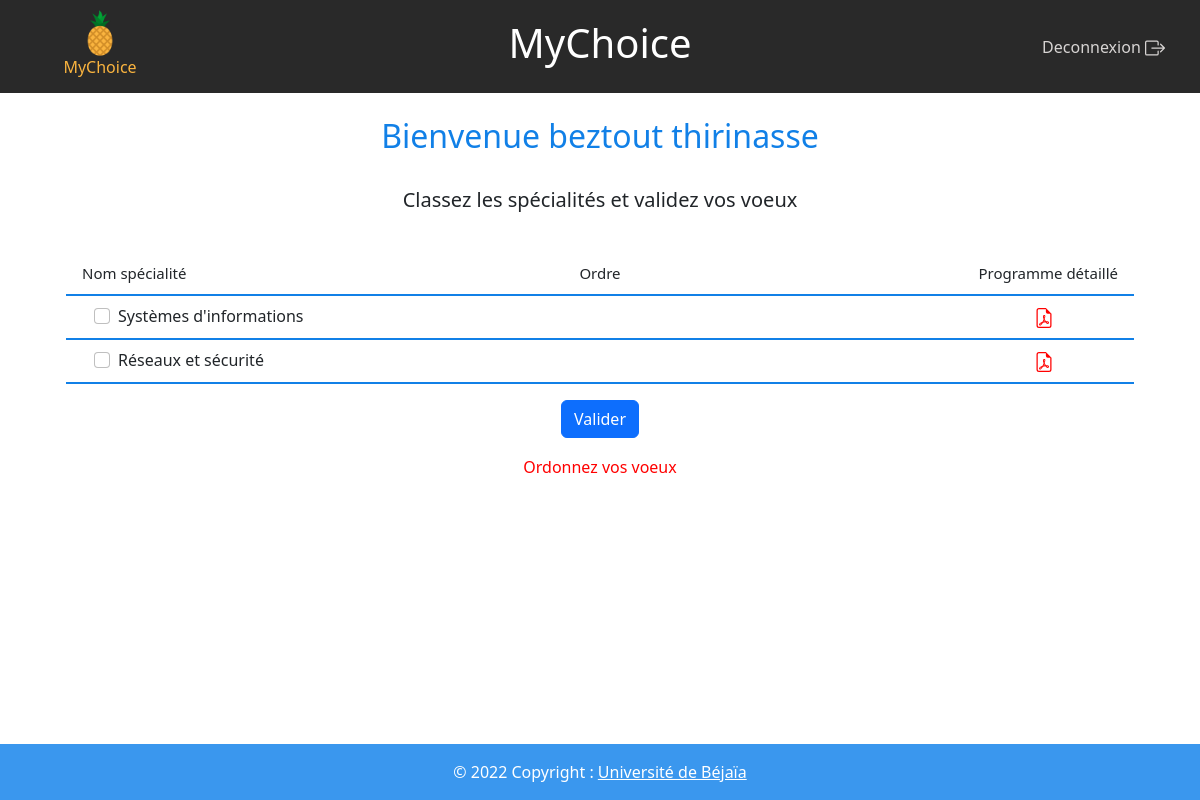
Screenshot of /mafiche (signed in) with the database file from the repository.
### tables this page shows
CREATE TABLE Utilisateur (
	idUser int NOT NULL AUTO_INCREMENT ,
	nom varchar(30) NOT NULL,
	prenom varchar(30) NOT NULL,
	dateNaiss date NOT NULL,
	email varchar(90) NOT NULL UNIQUE,
	password varchar(40) NOT NULL,
	isAdmin boolean NOT NULL default false,
	userType varchar(30) NOT NULL default 'etd',
	licenceTrois boolean default false,
	anneeCourante int,
	specialiteCourante int,
	specialiteFuture int,
	
	CONSTRAINT pk_utilisateur PRIMARY KEY (idUser),
	CONSTRAINT fk_utilisateur_anneeEtud FOREIGN KEY(anneeCourante) REFERENCES AnneeEtud(idAnneeEtud) ON DELETE SET NULL ON UPDATE CASCADE,
	CONSTRAINT fk_utilisateur_specialite1 FOREIGN KEY(specialiteCourante) REFERENCES Specialite(idSpecialite) ON DELETE SET NULL ON UPDATE CASCADE,
	CONSTRAINT fk_utilisateur_specialite2 FOREIGN KEY(specialiteFuture) REFERENCES Specialite(idSpecialite) ON DELETE SET NULL ON UPDATE CASCADE
	
	) AUTO_INCREMENT=1000 ,;

CREATE TABLE Specialite (
	idSpecialite int NOT NULL AUTO_INCREMENT,
	nomSpecialite varchar(100) NOT NULL,
	anneeDebut int,
	programme varchar(255),
	
	CONSTRAINT pk_specialite PRIMARY KEY (idSpecialite),
	CONSTRAINT fk_specialite_Voeux FOREIGN KEY(anneeDebut) REFERENCES AnneeEtud(idAnneeEtud) ON DELETE SET NULL ON UPDATE CASCADE
	);

### queries/utilisateurs.php (called while the page is built, shortened)
<?php
    include_once __DIR__.'/../Model/connexionBDD.php';
    include_once __DIR__.'/../queries/fiches.php';
    include_once __DIR__.'/../queries/moyenne.php';
    include_once __DIR__.'/../queries/voeux.php';
    function getUserById($id) {
        global $bdd;
        try {
            $request = $bdd->prepare("SELECT * FROM Utilisateur WHERE idUser=?");
            $request->execute(array($id));
            $result = $request->fetch(PDO::FETCH_OBJ);
            return $result;
        } catch (PDOException $e) {
            echo $e;
        }
    }
?>

### queries/fiches.php (called while the page is built, shortened)
<?php
    include_once __DIR__.'/../Model/connexionBDD.php';
    include_once __DIR__.'/../queries/utilisateurs.php';
function getFichesBySpecialite($specia) {
    global $bdd;
    try {
        $request = $bdd->prepare("SELECT * FROM FicheVoeux WHERE Destination=?");
        $request->execute(array($specia));
        $result = $request->fetchAll(PDO::FETCH_OBJ);
        return $result;
    } catch (PDOException $e) {
        echo $e;
    }
}
function getSpecialitesOfFiche($fiche) {
    global $bdd;
    try {
        $request = $bdd->prepare("SELECT * FROM SpecialiteFiche WHERE idFiche=?");
        $request->execute(array($fiche));
        $result = $request->fetchAll(PDO::FETCH_OBJ);
        return $result;
    } catch (PDOException $e) {
        echo $e;
    }
}
?>

### queries/voeux.php (called while the page is built, shortened)
<?php
    include_once __DIR__.'/../Model/connexionBDD.php';
function getVoeuxByUserFiche($idUser,$idFiche) {
    global $bdd;
    try {
        $request = $bdd->prepare("SELECT idSpecialite,ordre FROM Voeux WHERE idUser=? AND idFiche=?");
        $request->execute(array($idUser,$idFiche));
        $result = $request->fetchAll(PDO::FETCH_OBJ);
        return $result;
    } catch (PDOException $e) {
        echo $e;
    }
}
?>

### queries/specialite.php (called while the page is built, shortened)
<?php
    include_once __DIR__.'/../Model/connexionBDD.php';
function getNomSpecialite($id){
    global $bdd;
    try {
        $request = $bdd->prepare("SELECT nomSpecialite FROM specialite WHERE idSpecialite=?");
        $request->execute(array($id));
        $result = $request->fetch(PDO::FETCH_OBJ);
        return $result->nomSpecialite;
    } catch (PDOException $e) {
        echo $e;
    }
}
function getProgrammeSpecialite($id) {
    global $bdd;
    try {
        $request = $bdd->prepare("SELECT programme FROM specialite WHERE idSpecialite=?");
        $request->execute(array($id));
        $result = $request->fetch(PDO::FETCH_OBJ);
        return $result->programme;
    } catch (PDOException $e) {
        echo $e;
    }
}
?>

### mafiche/index.php (the view, shortened to what this page needs)
<?php
include_once '../Controller/specialites.php';
include_once '../queries/utilisateurs.php';
include_once '../queries/fiches.php';
include_once '../queries/specialite.php';
include_once '../queries/voeux.php';
$errorMsg = "";
$idUser = $_SESSION['id'];
$today = date('Y-m-d');
$user = getUserById($idUser);
$nomUser = $user->nom;
$prenomUser = $user->prenom;
$SpeciaUser = $user->specialiteCourante;
$ficheVoeux =  getFichesBySpecialite($SpeciaUser);
global $fiche;
$listSpecialite = [];
foreach ($ficheVoeux as $f) {
    if ($today >= $f->DateDebut && $today <= $f->DateFin) {
        $fiche = $f;
        $i = 1;
        $specias = getSpecialitesOfFiche($f->idFiche);
        foreach ($specias as $s) {
            $listSpecialite[$i] = [$s->idSpecialite, getProgrammeSpecialite($s->idSpecialite)];
            $i++;
        }
        $trouve = true;
        break;
    }
}
$dejaValide = (int)getVoeuxByUserFiche($idUser, $fiche->idFiche);
$allOk = false;
if (!$dejaValide) {
    $isset = true;
    foreach ($listSpecialite as $spec) {
        if (!isset($_POST['ordre' . $spec[0]]) || $_POST['ordre' . $spec[0]] == '') {
            $isset = false;
            break;
        }
    }
    if ($isset) {
        $listValueSpecia = [];
        foreach ($listSpecialite as $spec) {
            array_push($listValueSpecia, $_POST['ordre' . $spec[0]]);
        }
        $setValueSpecia = array_unique($listValueSpecia);
        if (sizeof($setValueSpecia) == sizeof($listValueSpecia)) {
            $i = 1;
            $sum1 = 0;
            while ($i <= sizeof($listValueSpecia)) {
                $sum1 += $i;
                $i++;
            }
            $sum2 = 0;
            foreach ($listValueSpecia as $v) {
                $sum2 += intval($v);
            }
            if ($sum1 == $sum2 && $sum1>0) {
                $allOk = true;
            } elseif ($sum1>0){
                $errorMsg = 'Vous avez introduis des chiffres erronés';
            }
        } elseif (sizeof($setValueSpecia)>0) {
            $errorMsg = 'Vous avez introduit des spécialités ayant le même ordre';
        }
        if ($allOk) {
            $ordreSpecialite = [];
            foreach ($listSpecialite as $s) {
                $tmp = [$s[0], $_POST['ordre' . $s[0]]];
                array_push($ordreSpecialite, $tmp);
            }
            insertVoeux($idUser, $fiche->idFiche, $ordreSpecialite);
             if(ficheAchevee($fiche->idFiche)) {
                 orienterEtudiants($fiche->idFiche);
             }
            header('location:.');
        }
    } else {
        $errorMsg = 'Ordonnez vos voeux';
    }
}
?>
<!DOCTYPE html>
<html lang="en">
<head>
    <link rel="stylesheet" href="../bootstrap/css/bootstrap.css">
    <link rel="stylesheet" href="../styles/mafiche.css">
</head>
<body>
    <div class="container-fluid monNavBar">
        <nav class="monNavBar row navbar">
            <div class="col-2 col-sm-2 d-flex justify-content-center align-items-center row mx-auto">
                <div class="col-12 text-center"><img src="../img/ananas.png" width="50" height="50" class="d-inline-block align-top" alt=""></div>
                <div class="titre-logo col-12">
                    <h6 class="text-center">MyChoice</h6>
                </div>
            </div>
            <div class="col-4 col-sm-8">
                <h1 class="d-none d-sm-block titre-page-connexion text-center">MyChoice</h1>
            </div>
            <div class="col-6 col-sm-2 text-center">
                <a class="nav-link deconnect" href="http:\\myChoice\Controller\deconnexion.php">
                    Deconnexion </a>
            </div>
        </nav>
    </div>
    <div class="container py-4 text-center">
        <h2 class="titrePage">Bienvenue <?= $nomUser . ' ' . $prenomUser ?></h2>
    </div>
    <?php
    if ($dejaValide) {
        afficherDejaValide($idUser);
    } else {
        remplirSpecialiteFiche();
    }
    ?>
    <h6 class="msgError mt-1 mb-3 text-center" id="errorMsgAddFiche"><?= $errorMsg ?></h6>
    <?php include_once '../View/footer.php' ?>
</body>
</html>

### Controller/specialites.php (shortened to what this page needs)
<?php
include_once __DIR__.'/../queries/specialite.php';
function remplirSpecialiteFiche() {
    global $listSpecialite;
    global $trouve;
        if ($trouve && !$listSpecialite) {
        echo '<div class="container d-flex justify-content-center align-items-center monContainer flex-column shadow-lg p-3 mb-5 bg-body rounded">
        <div  class="mb-3">
            <svg xmlns="http://www.w3.org/2000/svg" width="30" height="30" fill="rgb(17, 128, 231)" class="bi bi-info-circle-fill" viewBox="0 0 16 16">
                <path d="M8 16A8 8 0 1 0 8 0a8 8 0 0 0 0 16zm.93-9.412-1 4.705c-.07.34.029.533.304.533.194 0 .487-.07.686-.246l-.088.416c-.287.346-.92.598-1.465.598-.703 0-1.002-.422-.808-1.319l.738-3.468c.064-.293.006-.399-.287-.47l-.451-.081.082-.381 2.29-.287zM8 5.5a1 1 0 1 1 0-2 1 1 0 0 1 0 2z" />
            </svg>
        </div>
        <h3 class="text-center">Fiche de voeux pas encore prête</h3>
        <p class="text-center">Revenez plus tard ou contactez votre département pour plus d\'informations</p>
    </div>';
    }
    else {
        echo '<h5 class="text-center mb-5">Classez les spécialités et validez vos voeux</h5>
        <div class="container px-5">
            <div class="row p-1 d-flex align-items-center justify-content-between myDiv1">
                <div class="col-5 col-md-4">
                    <h5 class="monTitre text-start">Nom spécialité</h5>
                </div>
                <div class="col-3 col-md-4">
                    <h5 class="monTitre text-center">Ordre</h5>
                </div>
                <div class="col-3 col-md-4">
                    <h5 class="monTitre text-end">Programme détaillé</h5>
                </div>
            </div>
            <form method="POST" action="index.php" onsubmit="return confirm(\'Etes-vous sûr de vox voeux ?\');">';
        foreach ($listSpecialite as $s) {
            $id =$s[0];
            $nomSpecia = htmlentities(getNomSpecialite($id),ENT_QUOTES,"ISO-8859-1");
            $prog = $s[1];
            echo '<div class="row p-1  d-flex align-items-center myDiv">
            <div class="form-check col-5 col-md-4 ms-4">
                <input class="form-check-input mySpeciaCheck" type="checkbox" value="'.$id.'" id="spec'.$id.'" name="spec'.$id.'">
                <label class="form-check-label mySpeciaCheckLabel" for="spec'.$id.'">
                    '.$nomSpecia.'
                </label>
            </div>
            <div class="col-3 ">
                <h5 class="text-center"><input class="text-center myInput" type="number" id="ordre'.$id.'" name="ordre'.$id.'" readonly></h5>
            </div>
            <div class="col-3 col-md-4 text-end">
                <a href="http:\\dashboard/specialites/programmes/'.$prog.'" target="_blank"><svg xmlns="http://www.w3.org/2000/svg" width="20" height="20" fill="#FF0000" class="bi bi-file-earmark-pdf" viewBox="0 0 16 16">
                    </svg></a>
            </div>
        </div>
        ';
        }
    echo '<div class="form-group my-3 text-center">
    <button class="btn btn-primary" type="submit" onclick="">Valider</button>
</div>
</form>
</div>';
    }
}

### styles/mafiche.css (style rules this page uses)
.titre-logo { color:rgb(250, 180, 63) !important; }
.titre-page-connexion { color: white; }
.monNavBar { background-color: rgba(0, 0, 0, 0.6) !important; }
body { display:flex; min-height:100vh; flex-direction: column; }
.deconnect { margin-left: 12px; margin-right: 5px; color:rgba(247, 243, 242, 0.849); }
.titrePage { color: rgb(17, 128, 231); }
.msgError { color: red; }
.myDiv { border-bottom: 2px solid rgb(17, 128, 231); }
.myDiv1 { border-bottom: 2px solid rgb(17, 128, 231); }
.myInput { border:none; color:black; width: 40px; background-color: white; }
.monTitre { font-size: 15px; }

### rows the page displays
utilisateur: nom "beztout", prenom "thirinasse"
specialite: nomSpecialite "Systèmes d'informations"
specialite: nomSpecialite "Réseaux et sécurité"

### other values shown
$errorMsg "Ordonnez vos voeux"
